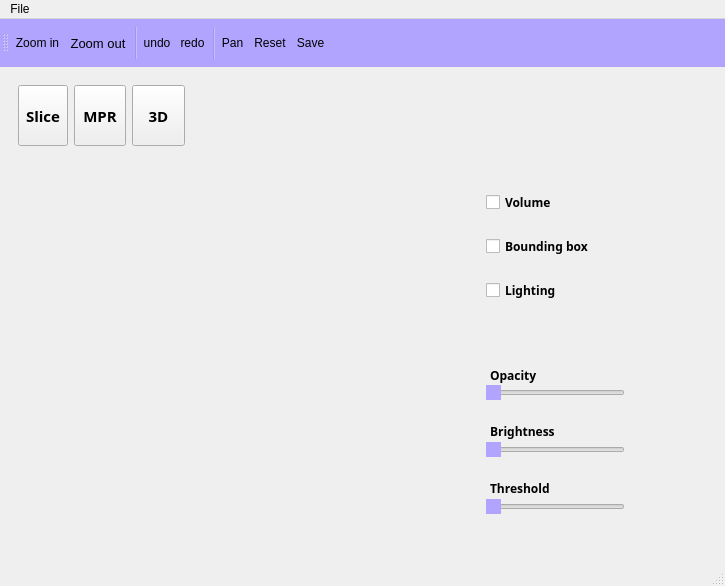
<?xml version="1.0" encoding="UTF-8"?>
<ui version="4.0">
 <class>MainWindow</class>
 <widget class="QMainWindow" name="MainWindow">
  <property name="geometry">
   <rect>
    <x>0</x>
    <y>0</y>
    <width>725</width>
    <height>586</height>
   </rect>
  </property>
  <property name="sizePolicy">
   <sizepolicy hsizetype="Expanding" vsizetype="Expanding">
    <horstretch>0</horstretch>
    <verstretch>0</verstretch>
   </sizepolicy>
  </property>
  <property name="windowTitle">
   <string>MainWindow</string>
  </property>
  <property name="styleSheet">
   <string notr="true"/>
  </property>
  <widget class="QWidget" name="centralwidget">
   <property name="sizePolicy">
    <sizepolicy hsizetype="Expanding" vsizetype="Expanding">
     <horstretch>0</horstretch>
     <verstretch>0</verstretch>
    </sizepolicy>
   </property>
   <layout class="QVBoxLayout" name="verticalLayout_3" stretch="1,5">
    <property name="sizeConstraint">
     <enum>QLayout::SizeConstraint::SetNoConstraint</enum>
    </property>
    <item>
     <widget class="QWidget" name="widget" native="true">
      <property name="sizePolicy">
       <sizepolicy hsizetype="Expanding" vsizetype="Expanding">
        <horstretch>0</horstretch>
        <verstretch>0</verstretch>
       </sizepolicy>
      </property>
      <layout class="QHBoxLayout" name="horizontalLayout" stretch="0,1,1,10">
       <item>
        <widget class="QToolButton" name="toolButton">
         <property name="sizePolicy">
          <sizepolicy hsizetype="Expanding" vsizetype="Expanding">
           <horstretch>0</horstretch>
           <verstretch>0</verstretch>
          </sizepolicy>
         </property>
         <property name="maximumSize">
          <size>
           <width>72</width>
           <height>72</height>
          </size>
         </property>
         <property name="font">
          <font>
           <family>Futura</family>
           <pointsize>11</pointsize>
           <bold>true</bold>
          </font>
         </property>
         <property name="autoFillBackground">
          <bool>true</bool>
         </property>
         <property name="text">
          <string>Slice</string>
         </property>
         <property name="icon">
          <iconset>
           <normaloff>../assets/icons8-layer-48-2.png</normaloff>../assets/icons8-layer-48-2.png</iconset>
         </property>
         <property name="iconSize">
          <size>
           <width>64</width>
           <height>48</height>
          </size>
         </property>
         <property name="toolButtonStyle">
          <enum>Qt::ToolButtonStyle::ToolButtonTextUnderIcon</enum>
         </property>
        </widget>
       </item>
       <item>
        <widget class="QToolButton" name="toolButton_2">
         <property name="sizePolicy">
          <sizepolicy hsizetype="Expanding" vsizetype="Expanding">
           <horstretch>0</horstretch>
           <verstretch>0</verstretch>
          </sizepolicy>
         </property>
         <property name="maximumSize">
          <size>
           <width>72</width>
           <height>72</height>
          </size>
         </property>
         <property name="font">
          <font>
           <family>Futura</family>
           <pointsize>11</pointsize>
           <bold>true</bold>
          </font>
         </property>
         <property name="autoFillBackground">
          <bool>true</bool>
         </property>
         <property name="text">
          <string>MPR</string>
         </property>
         <property name="icon">
          <iconset>
           <normaloff>../assets/icons8-coordinate-system-80-2.png</normaloff>../assets/icons8-coordinate-system-80-2.png</iconset>
         </property>
         <property name="iconSize">
          <size>
           <width>64</width>
           <height>48</height>
          </size>
         </property>
         <property name="toolButtonStyle">
          <enum>Qt::ToolButtonStyle::ToolButtonTextUnderIcon</enum>
         </property>
        </widget>
       </item>
       <item>
        <widget class="QToolButton" name="toolButton_3">
         <property name="sizePolicy">
          <sizepolicy hsizetype="Expanding" vsizetype="Expanding">
           <horstretch>0</horstretch>
           <verstretch>0</verstretch>
          </sizepolicy>
         </property>
         <property name="maximumSize">
          <size>
           <width>72</width>
           <height>72</height>
          </size>
         </property>
         <property name="font">
          <font>
           <family>Futura</family>
           <pointsize>11</pointsize>
           <bold>true</bold>
          </font>
         </property>
         <property name="autoFillBackground">
          <bool>true</bool>
         </property>
         <property name="text">
          <string>3D</string>
         </property>
         <property name="icon">
          <iconset>
           <normaloff>../assets/icons8-3d-object-50-2.png</normaloff>../assets/icons8-3d-object-50-2.png</iconset>
         </property>
         <property name="iconSize">
          <size>
           <width>64</width>
           <height>48</height>
          </size>
         </property>
         <property name="toolButtonStyle">
          <enum>Qt::ToolButtonStyle::ToolButtonTextUnderIcon</enum>
         </property>
        </widget>
       </item>
       <item>
        <spacer name="horizontalSpacer_5">
         <property name="orientation">
          <enum>Qt::Orientation::Horizontal</enum>
         </property>
         <property name="sizeHint" stdset="0">
          <size>
           <width>40</width>
           <height>20</height>
          </size>
         </property>
        </spacer>
       </item>
      </layout>
     </widget>
    </item>
    <item>
     <widget class="QStackedWidget" name="stackedWidget">
      <property name="sizePolicy">
       <sizepolicy hsizetype="Expanding" vsizetype="Expanding">
        <horstretch>0</horstretch>
        <verstretch>0</verstretch>
       </sizepolicy>
      </property>
      <property name="currentIndex">
       <number>1</number>
      </property>
      <widget class="QWidget" name="pageMPR">
       <property name="sizePolicy">
        <sizepolicy hsizetype="Expanding" vsizetype="Expanding">
         <horstretch>0</horstretch>
         <verstretch>0</verstretch>
        </sizepolicy>
       </property>
       <layout class="QVBoxLayout" name="verticalLayout">
        <item>
         <layout class="QVBoxLayout" name="verticalLayout_4" stretch="1,10,1">
          <property name="spacing">
           <number>10</number>
          </property>
          <item>
           <layout class="QHBoxLayout" name="horizontalLayout_7" stretch="8,8">
            <item>
             <layout class="QVBoxLayout" name="verticalLayout_7">
              <item>
               <widget class="QSlider" name="winCenterSlider">
                <property name="styleSheet">
                 <string notr="true">Qslider::groove:horizontal{
background: #CC5DE8;
border-radius: 10px
}

QSlider::handle:horizontal {
    background: rgb(177, 164, 255);
    width: 18px;
    height: 18px;
    margin: -6px 0;
    border-radius: 12px;
}
</string>
                </property>
                <property name="orientation">
                 <enum>Qt::Orientation::Horizontal</enum>
                </property>
               </widget>
              </item>
              <item>
               <widget class="QLabel" name="Wcenter">
                <property name="font">
                 <font>
                  <family>Futura</family>
                  <bold>true</bold>
                 </font>
                </property>
                <property name="text">
                 <string>Window center</string>
                </property>
                <property name="indent">
                 <number>4</number>
                </property>
               </widget>
              </item>
             </layout>
            </item>
            <item>
             <layout class="QVBoxLayout" name="verticalLayout_8">
              <item>
               <widget class="QSlider" name="winWidthSlider">
                <property name="styleSheet">
                 <string notr="true">Qslider::groove:horizontal{
background: #CC5DE8;
border-radius: 10px
}

QSlider::handle:horizontal {
    background: rgb(177, 164, 255);
    width: 18px;
    height: 18px;
    margin: -6px 0;
    border-radius: 12px;
}
</string>
                </property>
                <property name="orientation">
                 <enum>Qt::Orientation::Horizontal</enum>
                </property>
               </widget>
              </item>
              <item>
               <widget class="QLabel" name="Wwidth">
                <property name="font">
                 <font>
                  <family>Futura</family>
                  <bold>true</bold>
                 </font>
                </property>
                <property name="text">
                 <string>Window width</string>
                </property>
                <property name="indent">
                 <number>4</number>
                </property>
               </widget>
              </item>
             </layout>
            </item>
           </layout>
          </item>
          <item>
           <layout class="QHBoxLayout" name="horizontalLayout_3" stretch="3,1,3,1,3">
            <property name="spacing">
             <number>36</number>
            </property>
            <item>
             <widget class="QLabel" name="axial">
              <property name="minimumSize">
               <size>
                <width>100</width>
                <height>100</height>
               </size>
              </property>
              <property name="font">
               <font>
                <family>Futura</family>
                <bold>true</bold>
               </font>
              </property>
              <property name="text">
               <string>Axial</string>
              </property>
              <property name="indent">
               <number>4</number>
              </property>
             </widget>
            </item>
            <item>
             <spacer name="horizontalSpacer">
              <property name="orientation">
               <enum>Qt::Orientation::Horizontal</enum>
              </property>
              <property name="sizeHint" stdset="0">
               <size>
                <width>40</width>
                <height>20</height>
               </size>
              </property>
             </spacer>
            </item>
            <item>
             <widget class="QLabel" name="coronal">
              <property name="minimumSize">
               <size>
                <width>100</width>
                <height>100</height>
               </size>
              </property>
              <property name="font">
               <font>
                <family>Futura</family>
                <bold>true</bold>
               </font>
              </property>
              <property name="text">
               <string>Coronal</string>
              </property>
              <property name="indent">
               <number>4</number>
              </property>
             </widget>
            </item>
            <item>
             <spacer name="horizontalSpacer_2">
              <property name="orientation">
               <enum>Qt::Orientation::Horizontal</enum>
              </property>
              <property name="sizeHint" stdset="0">
               <size>
                <width>40</width>
                <height>20</height>
               </size>
              </property>
             </spacer>
            </item>
            <item>
             <widget class="QLabel" name="sagittal">
              <property name="sizePolicy">
               <sizepolicy hsizetype="Expanding" vsizetype="Expanding">
                <horstretch>0</horstretch>
                <verstretch>0</verstretch>
               </sizepolicy>
              </property>
              <property name="minimumSize">
               <size>
                <width>100</width>
                <height>100</height>
               </size>
              </property>
              <property name="font">
               <font>
                <family>Futura</family>
                <bold>true</bold>
               </font>
              </property>
              <property name="text">
               <string>Sagittal</string>
              </property>
              <property name="indent">
               <number>4</number>
              </property>
             </widget>
            </item>
           </layout>
          </item>
          <item>
           <layout class="QHBoxLayout" name="horizontalLayout_4" stretch="3,1,3,1,3">
            <item>
             <widget class="QSlider" name="axial_slider">
              <property name="styleSheet">
               <string notr="true">Qslider::groove:horizontal{
background: #CC5DE8;
border-radius: 10px
}

QSlider::handle:horizontal {
    background: rgb(177, 164, 255);
    width: 18px;
    height: 18px;
    margin: -6px 0;
    border-radius: 12px;
}
QSlider::sub-page:horizontal {
    background: #8B5DE8;  /* filled part */
	border-radius: 10px;
}
QSlider::add-page:horizontal {
    background: #000;  /* filled part */
	border-radius: 10px;
}</string>
              </property>
              <property name="orientation">
               <enum>Qt::Orientation::Horizontal</enum>
              </property>
             </widget>
            </item>
            <item>
             <spacer name="horizontalSpacer_3">
              <property name="orientation">
               <enum>Qt::Orientation::Horizontal</enum>
              </property>
              <property name="sizeHint" stdset="0">
               <size>
                <width>40</width>
                <height>20</height>
               </size>
              </property>
             </spacer>
            </item>
            <item>
             <widget class="QSlider" name="coronal_slider">
              <property name="styleSheet">
               <string notr="true">Qslider::groove:horizontal{
background: #CC5DE8;
border-radius: 10px
}

QSlider::handle:horizontal {
    background: rgb(177, 164, 255);
    width: 18px;
    height: 18px;
    margin: -6px 0;
    border-radius: 12px;
}
QSlider::sub-page:horizontal {
    background: #8B5DE8;  /* filled part */
	border-radius: 10px;
}
QSlider::add-page:horizontal {
    background: #000;  /* filled part */
	border-radius: 10px;
}</string>
              </property>
              <property name="orientation">
               <enum>Qt::Orientation::Horizontal</enum>
              </property>
             </widget>
            </item>
            <item>
             <spacer name="horizontalSpacer_4">
              <property name="orientation">
               <enum>Qt::Orientation::Horizontal</enum>
              </property>
              <property name="sizeHint" stdset="0">
               <size>
                <width>40</width>
                <height>20</height>
               </size>
              </property>
             </spacer>
            </item>
            <item>
             <widget class="QSlider" name="sagittal_slider">
              <property name="styleSheet">
               <string notr="true">Qslider::groove:horizontal{
background: #CC5DE8;
border-radius: 10px
}

QSlider::handle:horizontal {
    background: rgb(177, 164, 255);
    width: 18px;
    height: 18px;
    margin: -6px 0;
    border-radius: 12px;
}
QSlider::sub-page:horizontal {
    background: #8B5DE8;  /* filled part */
	border-radius: 10px;
}
QSlider::add-page:horizontal {
    background: #000;  /* filled part */
	border-radius: 10px;
}</string>
              </property>
              <property name="orientation">
               <enum>Qt::Orientation::Horizontal</enum>
              </property>
             </widget>
            </item>
           </layout>
          </item>
         </layout>
        </item>
       </layout>
      </widget>
      <widget class="QWidget" name="page3D">
       <property name="sizePolicy">
        <sizepolicy hsizetype="Preferred" vsizetype="Expanding">
         <horstretch>0</horstretch>
         <verstretch>0</verstretch>
        </sizepolicy>
       </property>
       <layout class="QHBoxLayout" name="horizontalLayout_6">
        <item>
         <layout class="QHBoxLayout" name="horizontalLayout_5" stretch="1,4,1,2,1">
          <property name="spacing">
           <number>-1</number>
          </property>
          <property name="sizeConstraint">
           <enum>QLayout::SizeConstraint::SetDefaultConstraint</enum>
          </property>
          <property name="leftMargin">
           <number>8</number>
          </property>
          <property name="topMargin">
           <number>8</number>
          </property>
          <property name="rightMargin">
           <number>8</number>
          </property>
          <property name="bottomMargin">
           <number>8</number>
          </property>
          <item>
           <spacer name="horizontalSpacer_6">
            <property name="orientation">
             <enum>Qt::Orientation::Horizontal</enum>
            </property>
            <property name="sizeHint" stdset="0">
             <size>
              <width>40</width>
              <height>20</height>
             </size>
            </property>
           </spacer>
          </item>
          <item>
           <widget class="QWidget" name="renderWidget" native="true">
            <property name="sizePolicy">
             <sizepolicy hsizetype="Expanding" vsizetype="Expanding">
              <horstretch>0</horstretch>
              <verstretch>0</verstretch>
             </sizepolicy>
            </property>
           </widget>
          </item>
          <item>
           <spacer name="horizontalSpacer_7">
            <property name="orientation">
             <enum>Qt::Orientation::Horizontal</enum>
            </property>
            <property name="sizeHint" stdset="0">
             <size>
              <width>40</width>
              <height>20</height>
             </size>
            </property>
           </spacer>
          </item>
          <item>
           <layout class="QVBoxLayout" name="verticalLayout_9" stretch="1,1,1,1,1,3,1,1,1,1,1,1,1,1,1">
            <property name="spacing">
             <number>0</number>
            </property>
            <property name="leftMargin">
             <number>9</number>
            </property>
            <property name="topMargin">
             <number>13</number>
            </property>
            <property name="bottomMargin">
             <number>3</number>
            </property>
            <item>
             <widget class="QCheckBox" name="volume_check">
              <property name="sizePolicy">
               <sizepolicy hsizetype="Expanding" vsizetype="Fixed">
                <horstretch>0</horstretch>
                <verstretch>0</verstretch>
               </sizepolicy>
              </property>
              <property name="font">
               <font>
                <family>Futura</family>
                <bold>true</bold>
               </font>
              </property>
              <property name="text">
               <string>Volume</string>
              </property>
             </widget>
            </item>
            <item>
             <spacer name="verticalSpacer_2">
              <property name="orientation">
               <enum>Qt::Orientation::Vertical</enum>
              </property>
              <property name="sizeHint" stdset="0">
               <size>
                <width>20</width>
                <height>40</height>
               </size>
              </property>
             </spacer>
            </item>
            <item>
             <widget class="QCheckBox" name="bounding_box_check">
              <property name="sizePolicy">
               <sizepolicy hsizetype="Expanding" vsizetype="Fixed">
                <horstretch>0</horstretch>
                <verstretch>0</verstretch>
               </sizepolicy>
              </property>
              <property name="font">
               <font>
                <family>Futura</family>
                <bold>true</bold>
               </font>
              </property>
              <property name="text">
               <string>Bounding box</string>
              </property>
             </widget>
            </item>
            <item>
             <spacer name="verticalSpacer_3">
              <property name="orientation">
               <enum>Qt::Orientation::Vertical</enum>
              </property>
              <property name="sizeHint" stdset="0">
               <size>
                <width>20</width>
                <height>40</height>
               </size>
              </property>
             </spacer>
            </item>
            <item>
             <widget class="QCheckBox" name="lighting_check">
              <property name="sizePolicy">
               <sizepolicy hsizetype="Expanding" vsizetype="Fixed">
                <horstretch>0</horstretch>
                <verstretch>0</verstretch>
               </sizepolicy>
              </property>
              <property name="font">
               <font>
                <family>Futura</family>
                <bold>true</bold>
               </font>
              </property>
              <property name="text">
               <string>Lighting</string>
              </property>
             </widget>
            </item>
            <item>
             <spacer name="verticalSpacer">
              <property name="orientation">
               <enum>Qt::Orientation::Vertical</enum>
              </property>
              <property name="sizeHint" stdset="0">
               <size>
                <width>20</width>
                <height>40</height>
               </size>
              </property>
             </spacer>
            </item>
            <item>
             <widget class="QLabel" name="label_3">
              <property name="sizePolicy">
               <sizepolicy hsizetype="Expanding" vsizetype="Preferred">
                <horstretch>0</horstretch>
                <verstretch>0</verstretch>
               </sizepolicy>
              </property>
              <property name="font">
               <font>
                <family>Futura</family>
                <bold>true</bold>
               </font>
              </property>
              <property name="text">
               <string>Opacity</string>
              </property>
              <property name="margin">
               <number>0</number>
              </property>
              <property name="indent">
               <number>4</number>
              </property>
             </widget>
            </item>
            <item>
             <widget class="QSlider" name="opacity_slider">
              <property name="styleSheet">
               <string notr="true">Qslider::groove:horizontal{
background: #CC5DE8;
border-radius: 10px
}

QSlider::handle:horizontal {
    background: rgb(177, 164, 255);
    width: 18px;
    height: 18px;
    margin: -6px 0;
    border-radius: 12px;
}</string>
              </property>
              <property name="orientation">
               <enum>Qt::Orientation::Horizontal</enum>
              </property>
             </widget>
            </item>
            <item>
             <spacer name="verticalSpacer_4">
              <property name="orientation">
               <enum>Qt::Orientation::Vertical</enum>
              </property>
              <property name="sizeHint" stdset="0">
               <size>
                <width>20</width>
                <height>40</height>
               </size>
              </property>
             </spacer>
            </item>
            <item>
             <widget class="QLabel" name="label_5">
              <property name="sizePolicy">
               <sizepolicy hsizetype="Expanding" vsizetype="Preferred">
                <horstretch>0</horstretch>
                <verstretch>0</verstretch>
               </sizepolicy>
              </property>
              <property name="font">
               <font>
                <family>Futura</family>
                <bold>true</bold>
               </font>
              </property>
              <property name="text">
               <string>Brightness</string>
              </property>
              <property name="indent">
               <number>4</number>
              </property>
             </widget>
            </item>
            <item>
             <widget class="QSlider" name="brightness_slider">
              <property name="styleSheet">
               <string notr="true">Qslider::groove:horizontal{
background: #CC5DE8;
border-radius: 10px
}

QSlider::handle:horizontal {
    background: rgb(177, 164, 255);
    width: 18px;
    height: 18px;
    margin: -6px 0;
    border-radius: 12px;
}</string>
              </property>
              <property name="orientation">
               <enum>Qt::Orientation::Horizontal</enum>
              </property>
             </widget>
            </item>
            <item>
             <spacer name="verticalSpacer_5">
              <property name="orientation">
               <enum>Qt::Orientation::Vertical</enum>
              </property>
              <property name="sizeHint" stdset="0">
               <size>
                <width>20</width>
                <height>40</height>
               </size>
              </property>
             </spacer>
            </item>
            <item>
             <widget class="QLabel" name="label_4">
              <property name="sizePolicy">
               <sizepolicy hsizetype="Expanding" vsizetype="Preferred">
                <horstretch>0</horstretch>
                <verstretch>0</verstretch>
               </sizepolicy>
              </property>
              <property name="font">
               <font>
                <family>Futura</family>
                <bold>true</bold>
               </font>
              </property>
              <property name="text">
               <string>Threshold</string>
              </property>
              <property name="indent">
               <number>4</number>
              </property>
             </widget>
            </item>
            <item>
             <widget class="QSlider" name="threshold_slider">
              <property name="styleSheet">
               <string notr="true">Qslider::groove:horizontal{
background: #CC5DE8;
border-radius: 10px
}

QSlider::handle:horizontal {
    background: rgb(177, 164, 255);
    width: 18px;
    height: 18px;
    margin: -6px 0;
    border-radius: 12px;
}
</string>
              </property>
              <property name="orientation">
               <enum>Qt::Orientation::Horizontal</enum>
              </property>
             </widget>
            </item>
            <item>
             <spacer name="verticalSpacer_6">
              <property name="orientation">
               <enum>Qt::Orientation::Vertical</enum>
              </property>
              <property name="sizeHint" stdset="0">
               <size>
                <width>20</width>
                <height>40</height>
               </size>
              </property>
             </spacer>
            </item>
           </layout>
          </item>
          <item>
           <spacer name="horizontalSpacer_8">
            <property name="orientation">
             <enum>Qt::Orientation::Horizontal</enum>
            </property>
            <property name="sizeHint" stdset="0">
             <size>
              <width>40</width>
              <height>20</height>
             </size>
            </property>
           </spacer>
          </item>
         </layout>
        </item>
       </layout>
      </widget>
      <widget class="QWidget" name="pageSlice">
       <layout class="QHBoxLayout" name="horizontalLayout_8">
        <item>
         <layout class="QVBoxLayout" name="verticalLayout_6">
          <item>
           <widget class="QFrame" name="frame">
            <property name="frameShape">
             <enum>QFrame::Shape::StyledPanel</enum>
            </property>
            <property name="frameShadow">
             <enum>QFrame::Shadow::Raised</enum>
            </property>
            <layout class="QVBoxLayout" name="verticalLayout_2">
             <item>
              <spacer name="verticalSpacer_7">
               <property name="orientation">
                <enum>Qt::Orientation::Vertical</enum>
               </property>
               <property name="sizeHint" stdset="0">
                <size>
                 <width>20</width>
                 <height>40</height>
                </size>
               </property>
              </spacer>
             </item>
             <item>
              <layout class="QHBoxLayout" name="horizontalLayout_2">
               <item>
                <widget class="QComboBox" name="comboBox"/>
               </item>
               <item>
                <widget class="QSlider" name="horizontalSlider_6">
                 <property name="sizePolicy">
                  <sizepolicy hsizetype="Expanding" vsizetype="Fixed">
                   <horstretch>0</horstretch>
                   <verstretch>0</verstretch>
                  </sizepolicy>
                 </property>
                 <property name="autoFillBackground">
                  <bool>false</bool>
                 </property>
                 <property name="styleSheet">
                  <string notr="true">Qslider::groove:horizontal{
background: #CC5DE8;
border-radius: 10px
}

QSlider::handle:horizontal {
    background: rgb(177, 164, 255);
    width: 18px;
    height: 18px;
    margin: -6px 0;
    border-radius: 12px;
}
QSlider::sub-page:horizontal {
    background: #8B5DE8;  /* filled part */
	border-radius: 10px;
}
QSlider::add-page:horizontal {
    background: #000;  /* filled part */
	border-radius: 10px;
}</string>
                 </property>
                 <property name="orientation">
                  <enum>Qt::Orientation::Horizontal</enum>
                 </property>
                 <property name="tickPosition">
                  <enum>QSlider::TickPosition::NoTicks</enum>
                 </property>
                </widget>
               </item>
               <item>
                <widget class="QLabel" name="label">
                 <property name="text">
                  <string>25/58</string>
                 </property>
                </widget>
               </item>
               <item>
                <widget class="QSpinBox" name="spinBox"/>
               </item>
              </layout>
             </item>
            </layout>
           </widget>
          </item>
         </layout>
        </item>
       </layout>
      </widget>
     </widget>
    </item>
   </layout>
  </widget>
  <widget class="QMenuBar" name="menubar">
   <property name="geometry">
    <rect>
     <x>0</x>
     <y>0</y>
     <width>725</width>
     <height>24</height>
    </rect>
   </property>
   <widget class="QMenu" name="menuFile">
    <property name="title">
     <string>File</string>
    </property>
    <addaction name="actionOpen_folder"/>
    <addaction name="actionRecent"/>
    <addaction name="separator"/>
    <addaction name="actionSave"/>
    <addaction name="actionSave_as"/>
   </widget>
   <addaction name="menuFile"/>
  </widget>
  <widget class="QStatusBar" name="statusbar"/>
  <widget class="QToolBar" name="toolBar">
   <property name="minimumSize">
    <size>
     <width>0</width>
     <height>48</height>
    </size>
   </property>
   <property name="windowTitle">
    <string>toolBar</string>
   </property>
   <property name="styleSheet">
    <string notr="true">border:none;
background-color:rgb(177, 164, 255);</string>
   </property>
   <attribute name="toolBarArea">
    <enum>TopToolBarArea</enum>
   </attribute>
   <attribute name="toolBarBreak">
    <bool>false</bool>
   </attribute>
   <addaction name="actionZoom_in"/>
   <addaction name="actionZoom_out"/>
   <addaction name="separator"/>
   <addaction name="actionundo"/>
   <addaction name="actionredo"/>
   <addaction name="separator"/>
   <addaction name="actionPan"/>
   <addaction name="actionReset"/>
   <addaction name="actionSave_2"/>
  </widget>
  <action name="actionZoom_in">
   <property name="checkable">
    <bool>true</bool>
   </property>
   <property name="icon">
    <iconset>
     <normaloff>../assets/zoom_in_48dp_000000_FILL0_wght500_GRAD200_opsz48.png</normaloff>../assets/zoom_in_48dp_000000_FILL0_wght500_GRAD200_opsz48.png</iconset>
   </property>
   <property name="text">
    <string>Zoom in</string>
   </property>
   <property name="font">
    <font/>
   </property>
   <property name="menuRole">
    <enum>QAction::MenuRole::NoRole</enum>
   </property>
   <property name="iconVisibleInMenu">
    <bool>true</bool>
   </property>
  </action>
  <action name="actionZoom_out">
   <property name="checkable">
    <bool>true</bool>
   </property>
   <property name="checked">
    <bool>false</bool>
   </property>
   <property name="icon">
    <iconset>
     <normaloff>../assets/zoom_out_48dp_000000_FILL0_wght500_GRAD200_opsz48.png</normaloff>../assets/zoom_out_48dp_000000_FILL0_wght500_GRAD200_opsz48.png</iconset>
   </property>
   <property name="text">
    <string>Zoom out</string>
   </property>
   <property name="whatsThis">
    <string extracomment="Zoom out"/>
   </property>
   <property name="font">
    <font>
     <pointsize>10</pointsize>
    </font>
   </property>
   <property name="menuRole">
    <enum>QAction::MenuRole::NoRole</enum>
   </property>
   <property name="iconVisibleInMenu">
    <bool>true</bool>
   </property>
  </action>
  <action name="actionReset">
   <property name="icon">
    <iconset>
     <normaloff>../assets/refresh_48dp_000000_FILL0_wght500_GRAD200_opsz48.png</normaloff>../assets/refresh_48dp_000000_FILL0_wght500_GRAD200_opsz48.png</iconset>
   </property>
   <property name="text">
    <string>Reset</string>
   </property>
   <property name="toolTip">
    <string>Reset</string>
   </property>
   <property name="menuRole">
    <enum>QAction::MenuRole::NoRole</enum>
   </property>
  </action>
  <action name="actionOpen_folder">
   <property name="text">
    <string>Open folder</string>
   </property>
  </action>
  <action name="actionRecent">
   <property name="text">
    <string>Recent</string>
   </property>
  </action>
  <action name="actionSave">
   <property name="text">
    <string>Save</string>
   </property>
  </action>
  <action name="actionSave_as">
   <property name="text">
    <string>Save as</string>
   </property>
  </action>
  <action name="actionSave_2">
   <property name="icon">
    <iconset>
     <normaloff>../assets/download_48dp_000000_FILL0_wght500_GRAD200_opsz48.png</normaloff>../assets/download_48dp_000000_FILL0_wght500_GRAD200_opsz48.png</iconset>
   </property>
   <property name="text">
    <string>Save</string>
   </property>
   <property name="menuRole">
    <enum>QAction::MenuRole::NoRole</enum>
   </property>
  </action>
  <action name="actionPan">
   <property name="icon">
    <iconset>
     <normaloff>../assets/pan_tool_48dp_000000_FILL0_wght500_GRAD200_opsz48.png</normaloff>../assets/pan_tool_48dp_000000_FILL0_wght500_GRAD200_opsz48.png</iconset>
   </property>
   <property name="text">
    <string>Pan</string>
   </property>
   <property name="menuRole">
    <enum>QAction::MenuRole::NoRole</enum>
   </property>
  </action>
  <action name="actionundo">
   <property name="icon">
    <iconset>
     <normaloff>../assets/undo_48dp_000000_FILL0_wght500_GRAD200_opsz48.png</normaloff>../assets/undo_48dp_000000_FILL0_wght500_GRAD200_opsz48.png</iconset>
   </property>
   <property name="text">
    <string>undo</string>
   </property>
   <property name="menuRole">
    <enum>QAction::MenuRole::NoRole</enum>
   </property>
  </action>
  <action name="actionredo">
   <property name="icon">
    <iconset>
     <normaloff>../assets/redo_48dp_000000_FILL0_wght500_GRAD200_opsz48.png</normaloff>../assets/redo_48dp_000000_FILL0_wght500_GRAD200_opsz48.png</iconset>
   </property>
   <property name="text">
    <string>redo</string>
   </property>
   <property name="menuRole">
    <enum>QAction::MenuRole::NoRole</enum>
   </property>
  </action>
 </widget>
 <resources/>
 <connections/>
</ui>
